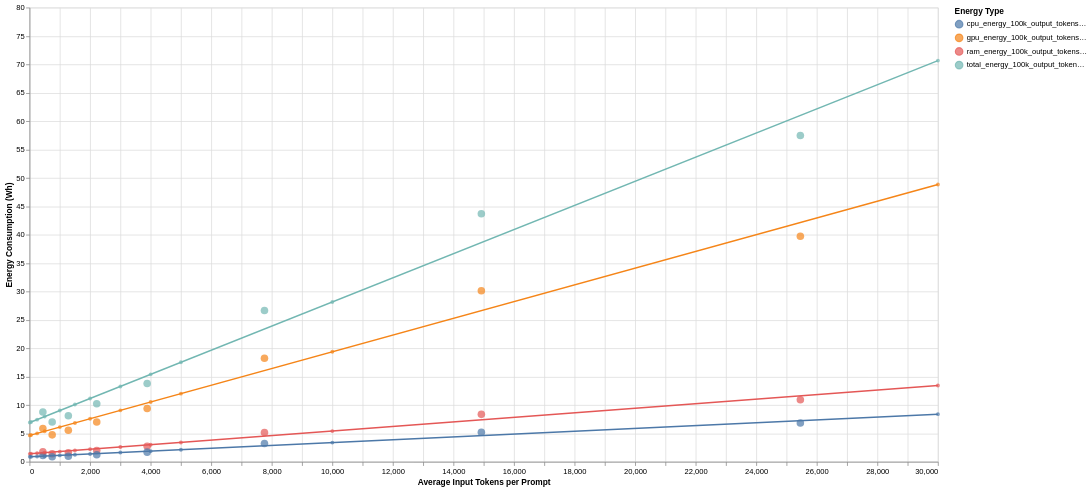

Here is the notebook cell this chart was saved with:
### Markdown cell above
## 7. Visualize Results
Create an Altair chart to visualize the actual and predicted energy consumption values.

### Code cell
# Create Altair chart
base = alt.Chart(combined_df[combined_df['Type'] == 'Actual']).mark_point(size=100, filled=True).encode(
    x=alt.X('avg_in_tok', title='Average Input Tokens per Prompt'),
    y=alt.Y('Energy_Consumption', title='Energy Consumption (Wh)'),
    color=alt.Color('Energy_Type', title='Energy Type'),
    tooltip=['avg_in_tok', 'Energy_Consumption', 'Energy_Type', 'Type']
).properties(
    width=1200,
    height=600
)


# Highlight predicted values
predicted = alt.Chart(combined_df[combined_df['Type'] == 'Predicted']).mark_point(size=10, filled=False).encode(
    x=alt.X('avg_in_tok', title='Average Input Tokens per Prompt'), 
    y=alt.Y('Energy_Consumption', title='Energy Consumption (Wh)'),
    color=alt.Color('Energy_Type', title='Energy Type'),
    tooltip=['avg_in_tok', 'Energy_Consumption', 'Energy_Type']
)

regression = predicted.transform_regression('avg_in_tok', 'Energy_Consumption', groupby=['Energy_Type'], method="linear").mark_line()

# Combine charts
final_chart = base + regression + predicted

# Display the chart in Streamlit
final_chart

### Figure 1 — Vega-Lite specification as saved in the notebook (floating-point values rounded to 4 significant figures)
{"config": {"view": {"continuousWidth": 300, "continuousHeight": 300}}, "layer": [{"data": {"name": "data-43dfde2fc27aad7864eb4553dcd16c14"}, "mark": {"type": "point", "filled": true, "size": 100}, "encoding": {"color": {"field": "Energy_Type", "title": "Energy Type", "type": "nominal"}, "tooltip": [{"field": "avg_in_tok", "type": "quantitative"}, {"field": "Energy_Consumption", "type": "quantitative"}, {"field": "Energy_Type", "type": "nominal"}, {"field": "Type", "type": "nominal"}], "x": {"field": "avg_in_tok", "title": "Average Input Tokens per Prompt", "type": "quantitative"}, "y": {"field": "Energy_Consumption", "title": "Energy Consumption (Wh)", "type": "quantitative"}}}, {"data": {"name": "data-43b201bd457e1bb36d7ca1c4f698b56f"}, "mark": {"type": "line"}, "encoding": {"color": {"field": "Energy_Type", "title": "Energy Type", "type": "nominal"}, "tooltip": [{"field": "avg_in_tok", "type": "quantitative"}, {"field": "Energy_Consumption", "type": "quantitative"}, {"field": "Energy_Type", "type": "nominal"}], "x": {"field": "avg_in_tok", "title": "Average Input Tokens per Prompt", "type": "quantitative"}, "y": {"field": "Energy_Consumption", "title": "Energy Consumption (Wh)", "type": "quantitative"}}, "transform": [{"on": "avg_in_tok", "regression": "Energy_Consumption", "groupby": ["Energy_Type"], "method": "linear"}]}, {"data": {"name": "data-43b201bd457e1bb36d7ca1c4f698b56f"}, "mark": {"type": "point", "filled": false, "size": 10}, "encoding": {"color": {"field": "Energy_Type", "title": "Energy Type", "type": "nominal"}, "tooltip": [{"field": "avg_in_tok", "type": "quantitative"}, {"field": "Energy_Consumption", "type": "quantitative"}, {"field": "Energy_Type", "type": "nominal"}], "x": {"field": "avg_in_tok", "title": "Average Input Tokens per Prompt", "type": "quantitative"}, "y": {"field": "Energy_Consumption", "title": "Energy Consumption (Wh)", "type": "quantitative"}}}], "height": 600, "width": 1200, "$schema": "https://vega.github.io/schema/vega-lite/v5.17.0.json", "datasets": {"data-43dfde2fc27aad7864eb4553dcd16c14": [{"avg_in_tok": 441.0, "Energy_Consumption": 8.761, "Type": "Actual", "Energy_Type": "total_energy_100k_output_tokens_Wh"}, {"avg_in_tok": 748.0, "Energy_Consumption": 7.013, "Type": "Actual", "Energy_Type": "total_energy_100k_output_tokens_Wh"}, {"avg_in_tok": 1282.0, "Energy_Consumption": 8.114, "Type": "Actual", "Energy_Type": "total_energy_100k_output_tokens_Wh"}, {"avg_in_tok": 2220.0, "Energy_Consumption": 10.22, "Type": "Actual", "Energy_Type": "total_energy_100k_output_tokens_Wh"}, {"avg_in_tok": 3885.0, "Energy_Consumption": 13.79, "Type": "Actual", "Energy_Type": "total_energy_100k_output_tokens_Wh"}, {"avg_in_tok": 7759.0, "Energy_Consumption": 26.63, "Type": "Actual", "Energy_Type": "total_energy_100k_output_tokens_Wh"}, {"avg_in_tok": 14920.0, "Energy_Consumption": 43.7, "Type": "Actual", "Energy_Type": "total_energy_100k_output_tokens_Wh"}, {"avg_in_tok": 25460.0, "Energy_Consumption": 57.46, "Type": "Actual", "Energy_Type": "total_energy_100k_output_tokens_Wh"}, {"avg_in_tok": 441.0, "Energy_Consumption": 1.777, "Type": "Actual", "Energy_Type": "ram_energy_100k_output_tokens_Wh"}, {"avg_in_tok": 748.0, "Energy_Consumption": 1.399, "Type": "Actual", "Energy_Type": "ram_energy_100k_output_tokens_Wh"}, {"avg_in_tok": 1282.0, "Energy_Consumption": 1.583, "Type": "Actual", "Energy_Type": "ram_energy_100k_output_tokens_Wh"}, {"avg_in_tok": 2220.0, "Energy_Consumption": 1.976, "Type": "Actual", "Energy_Type": "ram_energy_100k_output_tokens_Wh"}, {"avg_in_tok": 3885.0, "Energy_Consumption": 2.718, "Type": "Actual", "Energy_Type": "ram_energy_100k_output_tokens_Wh"}, {"avg_in_tok": 7759.0, "Energy_Consumption": 5.171, "Type": "Actual", "Energy_Type": "ram_energy_100k_output_tokens_Wh"}, {"avg_in_tok": 14920.0, "Energy_Consumption": 8.353, "Type": "Actual", "Energy_Type": "ram_energy_100k_output_tokens_Wh"}, {"avg_in_tok": 25460.0, "Energy_Consumption": 10.92, "Type": "Actual", "Energy_Type": "ram_energy_100k_output_tokens_Wh"}, {"avg_in_tok": 441.0, "Energy_Consumption": 5.875, "Type": "Actual", "Energy_Type": "gpu_energy_100k_output_tokens_Wh"}, {"avg_in_tok": 748.0, "Energy_Consumption": 4.74, "Type": "Actual", "Energy_Type": "gpu_energy_100k_output_tokens_Wh"}, {"avg_in_tok": 1282.0, "Energy_Consumption": 5.543, "Type": "Actual", "Energy_Type": "gpu_energy_100k_output_tokens_Wh"}, {"avg_in_tok": 2220.0, "Energy_Consumption": 7.007, "Type": "Actual", "Energy_Type": "gpu_energy_100k_output_tokens_Wh"}, {"avg_in_tok": 3885.0, "Energy_Consumption": 9.372, "Type": "Actual", "Energy_Type": "gpu_energy_100k_output_tokens_Wh"}, {"avg_in_tok": 7759.0, "Energy_Consumption": 18.23, "Type": "Actual", "Energy_Type": "gpu_energy_100k_output_tokens_Wh"}, {"avg_in_tok": 14920.0, "Energy_Consumption": 30.13, "Type": "Actual", "Energy_Type": "gpu_energy_100k_output_tokens_Wh"}, {"avg_in_tok": 25460.0, "Energy_Consumption": 39.73, "Type": "Actual", "Energy_Type": "gpu_energy_100k_output_tokens_Wh"}, {"avg_in_tok": 441.0, "Energy_Consumption": 1.109, "Type": "Actual", "Energy_Type": "cpu_energy_100k_output_tokens_Wh"}, {"avg_in_tok": 748.0, "Energy_Consumption": 0.8734, "Type": "Actual", "Energy_Type": "cpu_energy_100k_output_tokens_Wh"}, {"avg_in_tok": 1282.0, "Energy_Consumption": 0.988, "Type": "Actual", "Energy_Type": "cpu_energy_100k_output_tokens_Wh"}, {"avg_in_tok": 2220.0, "Energy_Consumption": 1.233, "Type": "Actual", "Energy_Type": "cpu_energy_100k_output_tokens_Wh"}, {"avg_in_tok": 3885.0, "Energy_Consumption": 1.696, "Type": "Actual", "Energy_Type": "cpu_energy_100k_output_tokens_Wh"}, {"avg_in_tok": 7759.0, "Energy_Consumption": 3.227, "Type": "Actual", "Energy_Type": "cpu_energy_100k_output_tokens_Wh"}, {"avg_in_tok": 14920.0, "Energy_Consumption": 5.213, "Type": "Actual", "Energy_Type": "cpu_energy_100k_output_tokens_Wh"}, {"avg_in_tok": 25460.0, "Energy_Consumption": 6.816, "Type": "Actual", "Energy_Type": "cpu_energy_100k_output_tokens_Wh"}], "data-43b201bd457e1bb36d7ca1c4f698b56f": [{"avg_in_tok": 10.0, "Energy_Consumption": 6.913, "Type": "Predicted", "Energy_Type": "total_energy_100k_output_tokens_Wh"}, {"avg_in_tok": 50.0, "Energy_Consumption": 6.998, "Type": "Predicted", "Energy_Type": "total_energy_100k_output_tokens_Wh"}, {"avg_in_tok": 250.0, "Energy_Consumption": 7.423, "Type": "Predicted", "Energy_Type": "total_energy_100k_output_tokens_Wh"}, {"avg_in_tok": 500.0, "Energy_Consumption": 7.954, "Type": "Predicted", "Energy_Type": "total_energy_100k_output_tokens_Wh"}, {"avg_in_tok": 1000.0, "Energy_Consumption": 9.017, "Type": "Predicted", "Energy_Type": "total_energy_100k_output_tokens_Wh"}, {"avg_in_tok": 1500.0, "Energy_Consumption": 10.08, "Type": "Predicted", "Energy_Type": "total_energy_100k_output_tokens_Wh"}, {"avg_in_tok": 2000.0, "Energy_Consumption": 11.14, "Type": "Predicted", "Energy_Type": "total_energy_100k_output_tokens_Wh"}, {"avg_in_tok": 3000.0, "Energy_Consumption": 13.27, "Type": "Predicted", "Energy_Type": "total_energy_100k_output_tokens_Wh"}, {"avg_in_tok": 4000.0, "Energy_Consumption": 15.39, "Type": "Predicted", "Energy_Type": "total_energy_100k_output_tokens_Wh"}, {"avg_in_tok": 5000.0, "Energy_Consumption": 17.52, "Type": "Predicted", "Energy_Type": "total_energy_100k_output_tokens_Wh"}, {"avg_in_tok": 10000.0, "Energy_Consumption": 28.15, "Type": "Predicted", "Energy_Type": "total_energy_100k_output_tokens_Wh"}, {"avg_in_tok": 30000.0, "Energy_Consumption": 70.66, "Type": "Predicted", "Energy_Type": "total_energy_100k_output_tokens_Wh"}, {"avg_in_tok": 10.0, "Energy_Consumption": 1.396, "Type": "Predicted", "Energy_Type": "ram_energy_100k_output_tokens_Wh"}, {"avg_in_tok": 50.0, "Energy_Consumption": 1.412, "Type": "Predicted", "Energy_Type": "ram_energy_100k_output_tokens_Wh"}, {"avg_in_tok": 250.0, "Energy_Consumption": 1.492, "Type": "Predicted", "Energy_Type": "ram_energy_100k_output_tokens_Wh"}, {"avg_in_tok": 500.0, "Energy_Consumption": 1.592, "Type": "Predicted", "Energy_Type": "ram_energy_100k_output_tokens_Wh"}, {"avg_in_tok": 1000.0, "Energy_Consumption": 1.793, "Type": "Predicted", "Energy_Type": "ram_energy_100k_output_tokens_Wh"}, {"avg_in_tok": 1500.0, "Energy_Consumption": 1.994, "Type": "Predicted", "Energy_Type": "ram_energy_100k_output_tokens_Wh"}, {"avg_in_tok": 2000.0, "Energy_Consumption": 2.194, "Type": "Predicted", "Energy_Type": "ram_energy_100k_output_tokens_Wh"}, {"avg_in_tok": 3000.0, "Energy_Consumption": 2.596, "Type": "Predicted", "Energy_Type": "ram_energy_100k_output_tokens_Wh"}, {"avg_in_tok": 4000.0, "Energy_Consumption": 2.997, "Type": "Predicted", "Energy_Type": "ram_energy_100k_output_tokens_Wh"}, {"avg_in_tok": 5000.0, "Energy_Consumption": 3.399, "Type": "Predicted", "Energy_Type": "ram_energy_100k_output_tokens_Wh"}, {"avg_in_tok": 10000.0, "Energy_Consumption": 5.405, "Type": "Predicted", "Energy_Type": "ram_energy_100k_output_tokens_Wh"}, {"avg_in_tok": 30000.0, "Energy_Consumption": 13.43, "Type": "Predicted", "Energy_Type": "ram_energy_100k_output_tokens_Wh"}, {"avg_in_tok": 10.0, "Energy_Consumption": 4.646, "Type": "Predicted", "Energy_Type": "gpu_energy_100k_output_tokens_Wh"}, {"avg_in_tok": 50.0, "Energy_Consumption": 4.705, "Type": "Predicted", "Energy_Type": "gpu_energy_100k_output_tokens_Wh"}, {"avg_in_tok": 250.0, "Energy_Consumption": 5.0, "Type": "Predicted", "Energy_Type": "gpu_energy_100k_output_tokens_Wh"}, {"avg_in_tok": 500.0, "Energy_Consumption": 5.368, "Type": "Predicted", "Energy_Type": "gpu_energy_100k_output_tokens_Wh"}, {"avg_in_tok": 1000.0, "Energy_Consumption": 6.105, "Type": "Predicted", "Energy_Type": "gpu_energy_100k_output_tokens_Wh"}, {"avg_in_tok": 1500.0, "Energy_Consumption": 6.842, "Type": "Predicted", "Energy_Type": "gpu_energy_100k_output_tokens_Wh"}, {"avg_in_tok": 2000.0, "Energy_Consumption": 7.579, "Type": "Predicted", "Energy_Type": "gpu_energy_100k_output_tokens_Wh"}, {"avg_in_tok": 3000.0, "Energy_Consumption": 9.052, "Type": "Predicted", "Energy_Type": "gpu_energy_100k_output_tokens_Wh"}, {"avg_in_tok": 4000.0, "Energy_Consumption": 10.53, "Type": "Predicted", "Energy_Type": "gpu_energy_100k_output_tokens_Wh"}, {"avg_in_tok": 5000.0, "Energy_Consumption": 12.0, "Type": "Predicted", "Energy_Type": "gpu_energy_100k_output_tokens_Wh"}, {"avg_in_tok": 10000.0, "Energy_Consumption": 19.37, "Type": "Predicted", "Energy_Type": "gpu_energy_100k_output_tokens_Wh"}, {"avg_in_tok": 30000.0, "Energy_Consumption": 48.84, "Type": "Predicted", "Energy_Type": "gpu_energy_100k_output_tokens_Wh"}, {"avg_in_tok": 10.0, "Energy_Consumption": 0.8711, "Type": "Predicted", "Energy_Type": "cpu_energy_100k_output_tokens_Wh"}, {"avg_in_tok": 50.0, "Energy_Consumption": 0.8811, "Type": "Predicted", "Energy_Type": "cpu_energy_100k_output_tokens_Wh"}, {"avg_in_tok": 250.0, "Energy_Consumption": 0.9312, "Type": "Predicted", "Energy_Type": "cpu_energy_100k_output_tokens_Wh"}, {"avg_in_tok": 500.0, "Energy_Consumption": 0.9938, "Type": "Predicted", "Energy_Type": "cpu_energy_100k_output_tokens_Wh"}, {"avg_in_tok": 1000.0, "Energy_Consumption": 1.119, "Type": "Predicted", "Energy_Type": "cpu_energy_100k_output_tokens_Wh"}, {"avg_in_tok": 1500.0, "Energy_Consumption": 1.244, "Type": "Predicted", "Energy_Type": "cpu_energy_100k_output_tokens_Wh"}, {"avg_in_tok": 2000.0, "Energy_Consumption": 1.37, "Type": "Predicted", "Energy_Type": "cpu_energy_100k_output_tokens_Wh"}, {"avg_in_tok": 3000.0, "Energy_Consumption": 1.62, "Type": "Predicted", "Energy_Type": "cpu_energy_100k_output_tokens_Wh"}, {"avg_in_tok": 4000.0, "Energy_Consumption": 1.871, "Type": "Predicted", "Energy_Type": "cpu_energy_100k_output_tokens_Wh"}, {"avg_in_tok": 5000.0, "Energy_Consumption": 2.121, "Type": "Predicted", "Energy_Type": "cpu_energy_100k_output_tokens_Wh"}, {"avg_in_tok": 10000.0, "Energy_Consumption": 3.374, "Type": "Predicted", "Energy_Type": "cpu_energy_100k_output_tokens_Wh"}, {"avg_in_tok": 30000.0, "Energy_Consumption": 8.384, "Type": "Predicted", "Energy_Type": "cpu_energy_100k_output_tokens_Wh"}]}}
